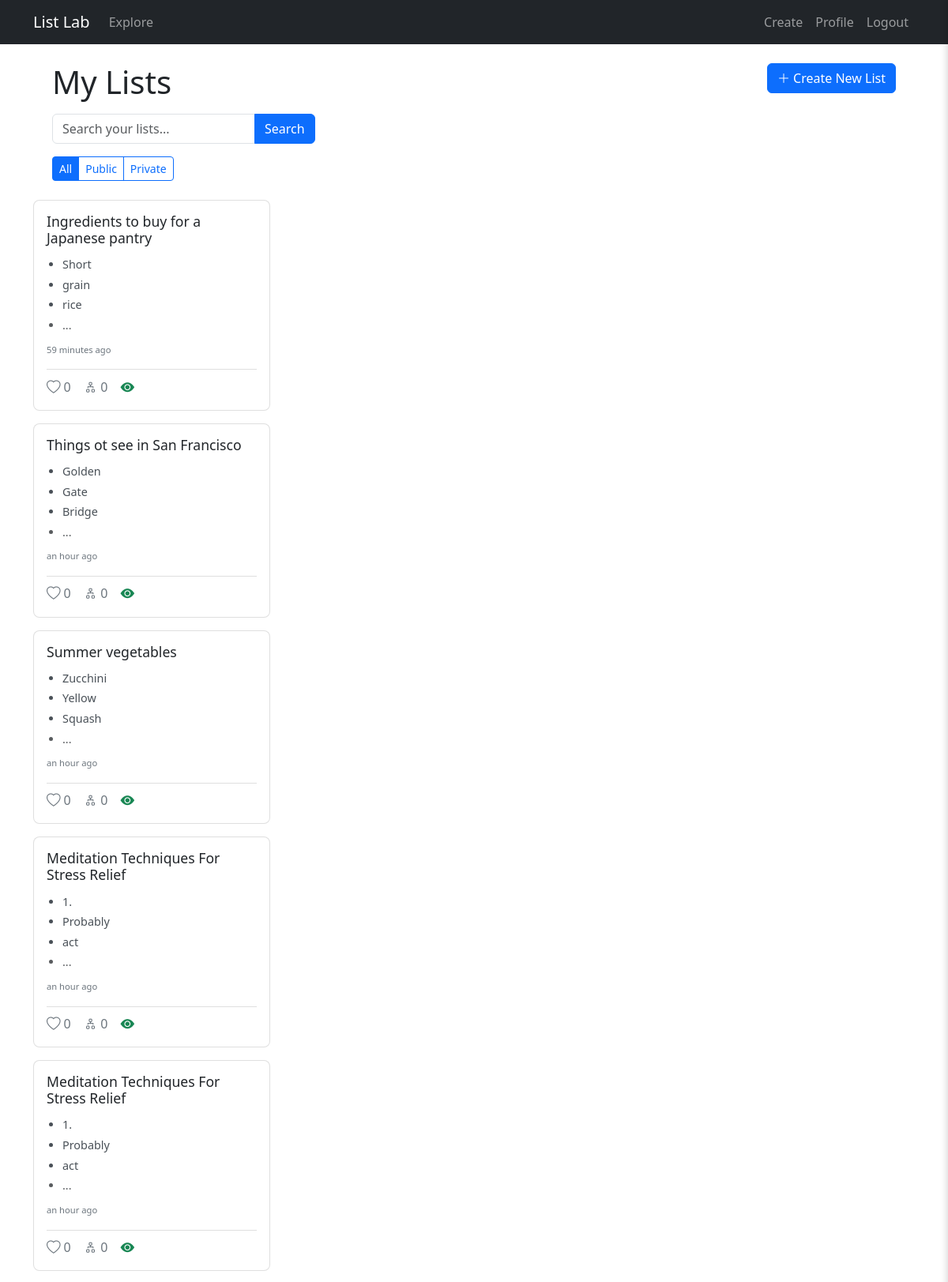
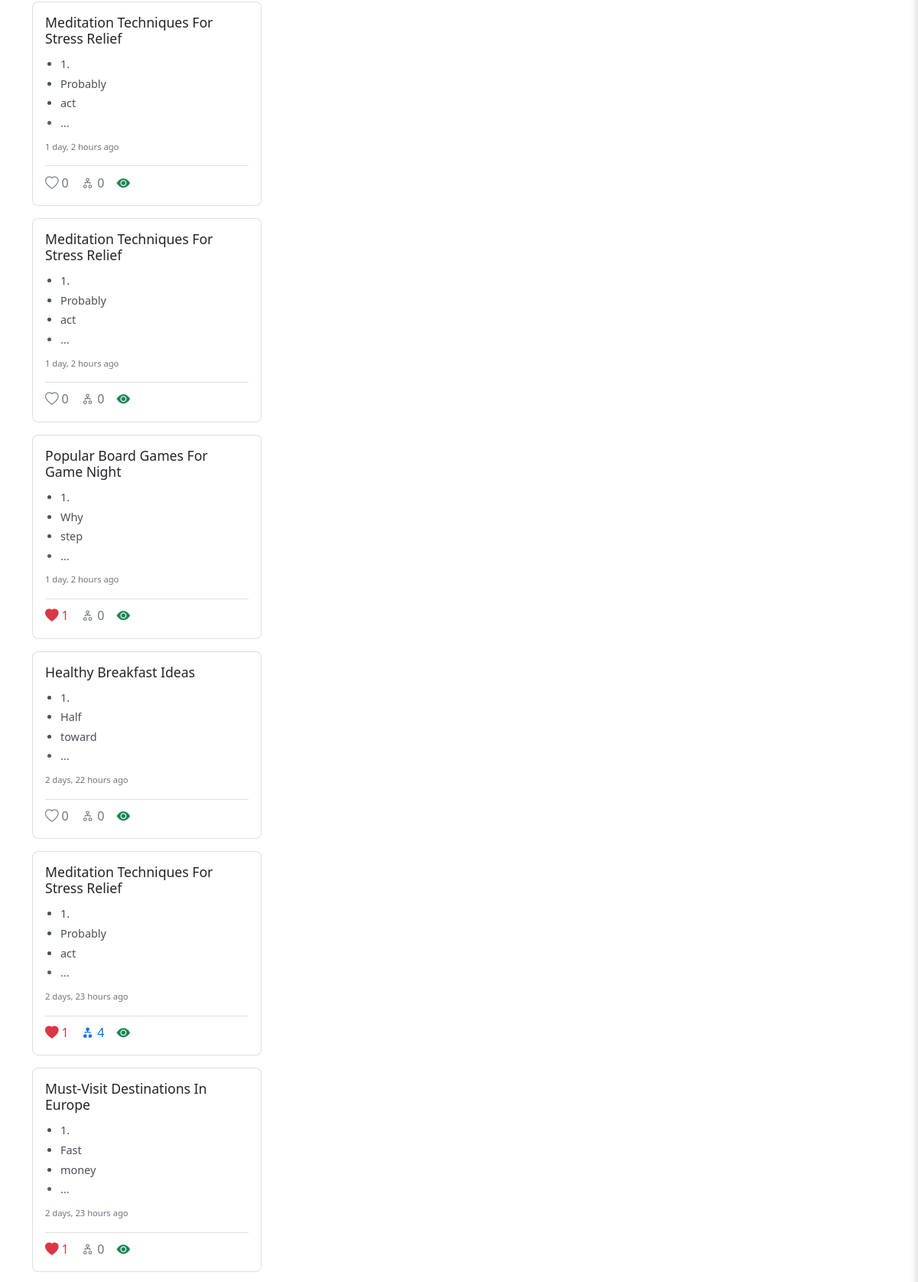
The app's page / (signed in, upper part) with its own data (2 pictures, top to bottom).
### lists/models.py (models this page shows, shortened)
class List(models.Model):
    title = models.CharField(max_length=200)
    description = models.TextField()
    content = models.TextField()
    tags = models.CharField(max_length=500)  # Store as comma-separated values
    created_at = models.DateTimeField(auto_now_add=True)
    updated_at = models.DateTimeField(auto_now=True)
    owner = models.ForeignKey(User, on_delete=models.CASCADE, related_name='owned_lists')
    is_public = models.BooleanField(default=True)
    original_list = models.ForeignKey('self', on_delete=models.SET_NULL, null=True, blank=True, related_name='forks')
    prompt = models.TextField()  # Store the original prompt used to generate the list
    liked_by = models.ManyToManyField(User, through='Like', related_name='liked_lists')
    class Meta:
        ordering = ['-created_at']

### lists/views.py (the view, shortened to what this page needs)
# urls.py: 2. Add a URL to urlpatterns:  path('', views.home, name='home')
def home(request):
    if request.user.is_authenticated:
        lists = List.objects.filter(owner=request.user)
        query = request.GET.get('q', '')
        visibility = request.GET.get('visibility', 'all')
        if visibility == 'public':
            lists = lists.filter(is_public=True)
        elif visibility == 'private':
            lists = lists.filter(is_public=False)
        lists = lists.order_by('-created_at')
        return render(request, 'lists/home_authenticated.html', {
            'lists': lists,
            'current_visibility': visibility,
            'query': query
        })
    else:
        lists = List.objects.filter(is_public=True).order_by('-created_at')
        return render(request, 'lists/home_public.html', {
            'lists': lists
        })

### lists/templatetags/list_extras.py (called while the page is built)
@register.filter
def has_forked(list_obj, user):
    if not user.is_authenticated:
        return False
    return list_obj.forks.filter(owner=user).exists()

@register.filter
def has_liked(list_obj, user):
    if not user.is_authenticated:
        return False
    return user.liked_lists.filter(id=list_obj.id).exists()

### templates/lists/home_authenticated.html (shortened to what this page needs)
{% extends 'base.html' %}
{% block content %}
<div class="mb-4 px-4">
    <div class="d-flex justify-content-between align-items-start">
        <div>
            <h1 class="mb-3">My Lists</h1>
            <form method="get" class="mb-3">
                <div class="input-group">
                    <input type="text" name="q" class="form-control" placeholder="Search your lists..." value="{{ query }}">
                    <button type="submit" class="btn btn-primary">Search</button>
                </div>
            </form>
            <div class="btn-group">
                <a href="{% url 'home' %}{% if query %}?q={{ query }}{% endif %}"
                   class="btn btn-sm btn-{% if current_visibility == 'all' %}primary{% else %}outline-primary{% endif %}">
                    All
                </a>
                <a href="{% url 'home' %}?visibility=public{% if query %}&q={{ query }}{% endif %}"
                   class="btn btn-sm btn-{% if current_visibility == 'public' %}primary{% else %}outline-primary{% endif %}">
                    Public
                </a>
                <a href="{% url 'home' %}?visibility=private{% if query %}&q={{ query }}{% endif %}"
                   class="btn btn-sm btn-{% if current_visibility == 'private' %}primary{% else %}outline-primary{% endif %}">
                    Private
                </a>
            </div>
        </div>
        <a href="{% url 'create_list' %}" class="btn btn-primary">
            <i class="bi bi-plus-lg"></i> Create New List
        </a>
    </div>
</div>
{% if lists %}
    {% include 'lists/includes/list_grid.html' %}
{% endif %}
{% endblock %}

### templates/lists/includes/list_grid.html (shortened to what this page needs)
{% load static %}
{% load list_extras %}
{% load humanize %}
<div class="list-grid">
    {% for list in lists %}
        <div class="list-card grid-item" data-list-id="{{ list.pk }}">
            <div onclick="openDrawer({{ list.pk }})">
                <h3 class="list-card-title">{{ list.title }}</h3>
                <div class="list-card-content">
                    <ul>
                        {% with items=list.content.split|slice:":3" %}
                            {% for item in items %}
                                <li>{{ item }}</li>
                            {% endfor %}
                            {% if list.content.split|length > 3 %}
                                <li class="text-muted">...</li>
                            {% endif %}
                        {% endwith %}
                    </ul>
                </div>
                <div class="list-card-meta">
                    <small>{{ list.created_at|naturaltime }}</small>
                </div>
            </div>
            <div class="list-card-footer">
                <button type="button"
                        class="like-button {% if list|has_liked:user %}liked{% endif %}"
                        onclick="toggleLike(event, {{ list.pk }})"
                        title="{{ list|has_liked:user|yesno:'Unlike this list,Like this list' }}">
                    <i class="bi {% if list|has_liked:user %}bi-heart-fill{% else %}bi-heart{% endif %}"></i>
                    <span class="like-count">{{ list.likes.count }}</span>
                </button>
                <button type="button"
                        class="fork-button {% if list|has_forked:user %}forked{% endif %}"
                        onclick="quickFork(event, {{ list.pk }})"
                        title="Fork this list">
                    <i class="bi {% if list|has_forked:user %}bi-diagram-2-fill{% else %}bi-diagram-2{% endif %}"></i>
                    <span class="fork-count">{{ list.forks.count }}</span>
                </button>
                {% if not explore_page and user == list.owner %}
                    <button type="button"
                            class="visibility-button {% if list.is_public %}public{% endif %}"
                            onclick="toggleVisibility(event, {{ list.pk }})"
                            title="{{ list.is_public|yesno:'Make private,Make public' }}">
                        <i class="bi {% if list.is_public %}bi-eye-fill{% else %}bi-eye-slash-fill{% endif %}"></i>
                    </button>
                {% endif %}
            </div>
        </div>
    {% endfor %}
</div>

### templates/lists/includes/list_grid.html (style rules this page uses)
.list-grid { width: 100%; margin: 0 auto; }
.list-card { width: 300px; margin-bottom: 1rem; background: #fff; border: 1px solid rgba(0,0,0,.125); border-radius: 0.5rem; padding: 1rem; break-inside: avoid; transition: box-shadow 0.3s ease, transform 0.3s ease; cursor: pointer; }
.list-card-title { font-size: 1.1rem; font-weight: 500; margin-bottom: 0.5rem; color: #212529; }
.list-card-meta { font-size: 0.8rem; color: #6c757d; display: flex; justify-content: space-between; align-items: center; margin-bottom: 0.75rem; }
.list-card-meta small { color: #6c757d; }
.list-card-footer { display: flex; justify-content: flex-start; align-items: center; gap: 1rem; margin-top: 1rem; padding-top: 0.5rem; border-top: 1px solid rgba(0,0,0,.125); }
.like-button, .fork-button, .visibility-button { background: none; border: none; padding: 0; cursor: pointer; display: flex; align-items: center; gap: 0.25rem; color: #6c757d; transition: color 0.2s ease; }
.like-button.liked { color: #dc3545; }
.fork-button.forked { color: #0d6efd; }
.visibility-button { color: #6c757d; }
.visibility-button.public { color: #198754; }
.like-button i, .fork-button i, .visibility-button i { font-size: 1.1rem; }
.list-card-content { margin: 0.75rem 0; padding-left: 1.25rem; font-size: 0.9rem; color: #495057; }
.list-card-content ul { list-style: disc; margin: 0; padding: 0; }
.list-card-content li { margin-bottom: 0.25rem; }

### records on screen
List: title "Ingredients to buy for a Japanese pantry", items "Short" "grain" "rice", created_at "59 minutes ago", likes.count "0", forks.count "0", is_public True (drawn)
List: title "Things ot see in San Francisco", items "Golden" "Gate" "Bridge", created_at "an hour ago", likes.count "0", forks.count "0", is_public True (drawn)
List: title "Summer vegetables", items "Zucchini" "Yellow" "Squash", created_at "an hour ago", likes.count "0", forks.count "0", is_public True (drawn)
List: title "Meditation Techniques For Stress Relief", items "1." "Probably" "act", created_at "an hour ago", likes.count "0", forks.count "0", is_public True (drawn)
List: title "Meditation Techniques For Stress Relief", items "1." "Probably" "act", created_at "an hour ago", likes.count "0", forks.count "0", is_public True (drawn)
List: title "Meditation Techniques For Stress Relief", items "1." "Probably" "act", created_at "1 day, 2 hours ago", likes.count "0", forks.count "0", is_public True (drawn)
List: title "Meditation Techniques For Stress Relief", items "1." "Probably" "act", created_at "1 day, 2 hours ago", likes.count "0", forks.count "0", is_public True (drawn)
List: title "Popular Board Games For Game Night", items "1." "Why" "step", created_at "1 day, 2 hours ago", likes.count "1", forks.count "0", is_public True (drawn)
List: title "Healthy Breakfast Ideas", items "1." "Half" "toward", created_at "2 days, 22 hours ago", likes.count "0", forks.count "0", is_public True (drawn)
List: title "Meditation Techniques For Stress Relief", items "1." "Probably" "act", created_at "2 days, 23 hours ago", likes.count "1", forks.count "4", is_public True (drawn)
List: title "Must-Visit Destinations In Europe", items "1." "Fast" "money", created_at "2 days, 23 hours ago", likes.count "1", forks.count "0", is_public True (drawn)
